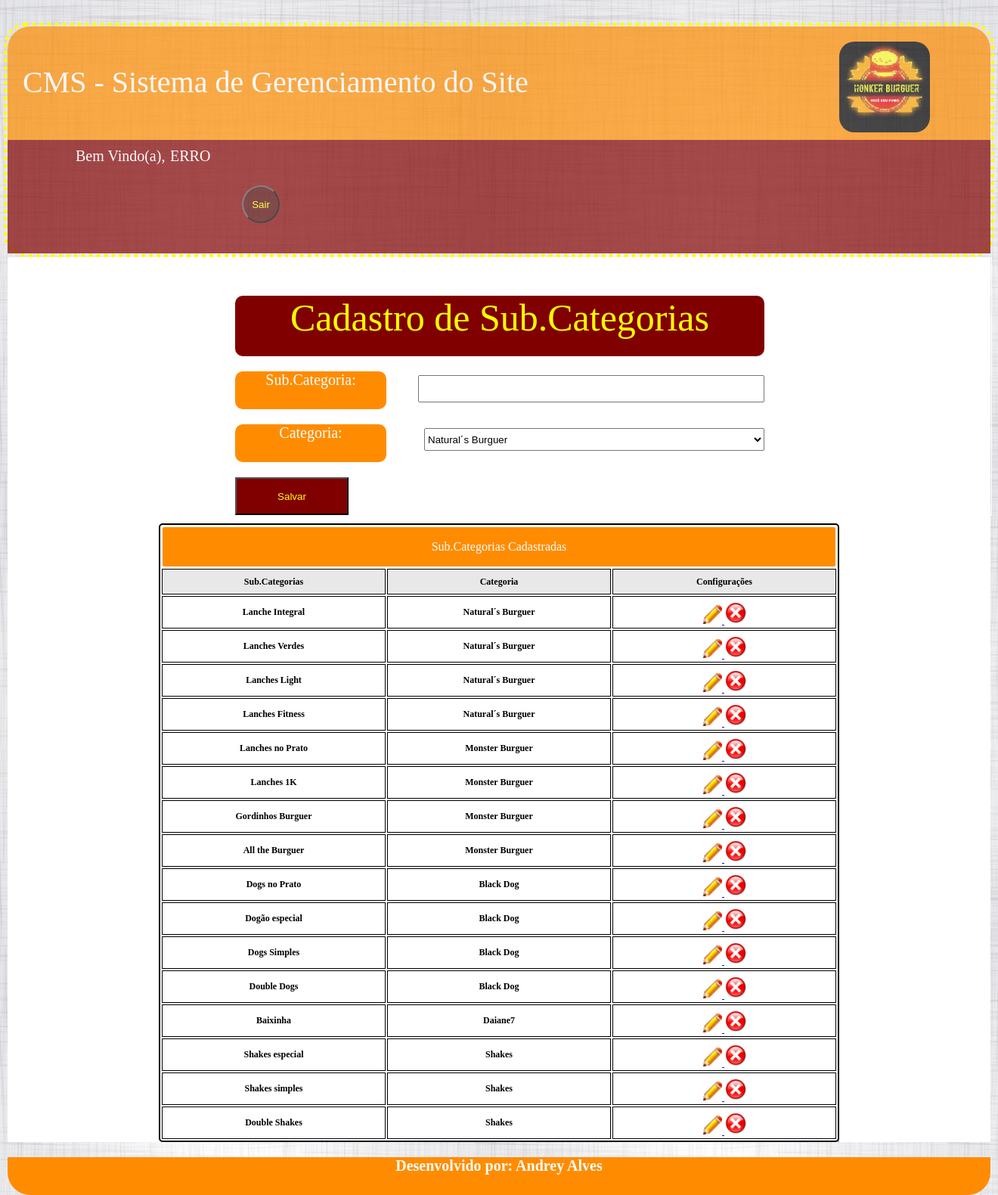
Before: /CMS/subcategoriaAdm.php with the older database file.
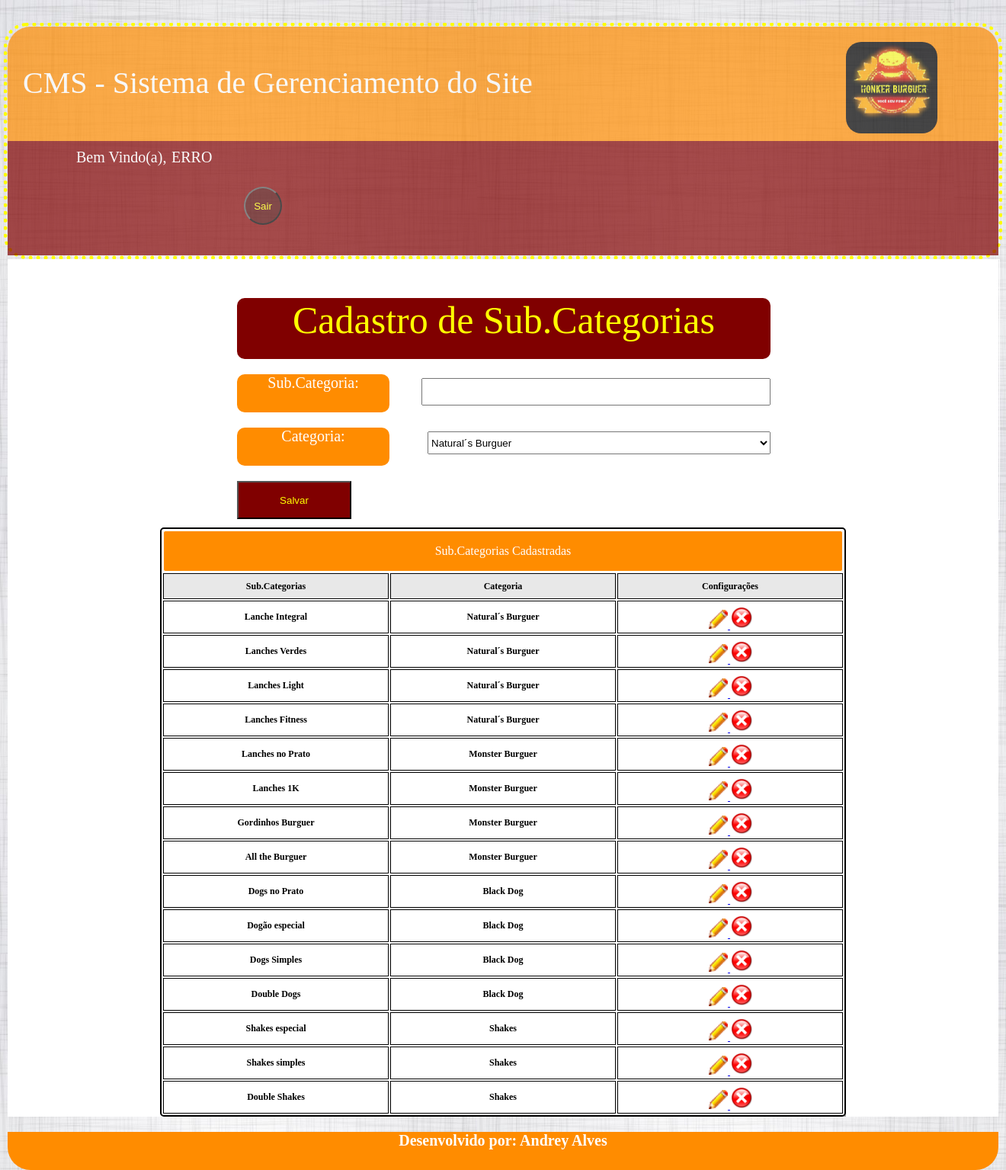
After: the same page with the newer database file.
### tables this page shows
CREATE TABLE `tblsubcat` (
  `idSubCat` int(11) NOT NULL AUTO_INCREMENT,
  `idCategoria` int(11) DEFAULT NULL,
  `subcat` varchar(45) DEFAULT NULL,
  PRIMARY KEY (`idSubCat`),
  KEY `idCategoria_idx` (`idCategoria`),
  CONSTRAINT `idCategoria` FOREIGN KEY (`idCategoria`) REFERENCES `tblcategorias` (`idCategoria`) ON DELETE NO ACTION ON UPDATE NO ACTION
);

CREATE TABLE `tblcategorias` (
  `idCategoria` int(11) NOT NULL AUTO_INCREMENT,
  `categoria` varchar(45) DEFAULT NULL,
  PRIMARY KEY (`idCategoria`)
);

### CMS/subcategoriaAdm.php (the view, shortened to what this page needs)
<?php
	$botao="Salvar";
	$subcat="";
?>
<!DOCTYPE html>
<html>
	<head>
		<link rel="stylesheet" type="text/css" href="CSS/styleAdm.css">
	</head>
	<body>
		<div id="principal">
			<header>
				<div id="conteudoheader">
					<div id="titulocms">
						<p>
							<a href="CMS.php" title="Voltar"> CMS - Sistema de Gerenciamento do Site </a>
						</p>
					</div>
					<div id="logo">
						<div>
							<img id="logoimg" src="Imagens/logoprincipal.jpg" alt=""/>
						</div>
					</div>
				</div>
			</header>
			<?php include('menuAdm.php'); ?>
			<section>
				<form name="frmsubcategorias" method="post" action="subcategoriaAdm.php">
					<div id="conteudoProduto">
						<div id="tituloinformacoes">
							<p>
								Cadastro de Sub.Categorias
							</p>
						</div>
						<div class="areadetexto_produtos">
							<p>
								Sub.Categoria:
							</p>
						</div>
						<div class="areadoinput_produtos">
							<input class="inputProduto" type="Text" name="txtSubCat" value="<?php echo($subcat); ?>">
						</div>
						<div class="areadetexto_integrantes">
							<p>Categoria:</p>
						</div>
						<div class="areadoinput_integrantes">
							<select class="inputBanda" name="optcategoria">
								<?php
									$sql = "select * from tblcategorias";
									$select=mysql_query($sql);
									while($rsconsulta=mysql_fetch_array($select)){
								?>
									<option value="<?php echo($rsconsulta['idCategoria']); ?>">
										<?php
											echo($rsconsulta['categoria']);
										?>
									</option>
								<?php
									}
								?>
							</select>
						</div>
						<div>
							<input id="salvar" value="<?php echo($botao); ?>" type="submit" name="btnSalvar">
						</div>
					</div>
				</form>
					<div id="consulta">
						<table id="tblconsulta">
							<tr>
								<td colspan="8" class="titulo_tabela_consulta">Sub.Categorias Cadastradas</td>
							 </tr>
							<tr>
								<td class="tblconsulta_td">Sub.Categorias</td>
								<td class="tblconsulta_td">Categoria</td>
								<td class="tblconsulta_td">Configurações</td>
							</tr>
							<?php
								$sql = "select * from tblsubcat as s
												inner join
												tblcategorias as c
												on s.idCategoria = c.idCategoria";
								$select = mysql_query($sql);
								while($rsconsulta = mysql_fetch_array($select)){
							?>
							<tr class="tblconsulta_tr">
								<td rowspan="1"><?php echo($rsconsulta['subcat']); ?></td>
								<td rowspan="1"><?php echo($rsconsulta['categoria']); ?></td>
								<td rowspan="1">
									<a href="subcategoriaAdm.php?modo=editar&codigo=<?php echo($rsconsulta['idSubCat']);?>">
										<img class="iconesAdm" src="icones/Modify16.png">
									</a>
									<a href="subcategoriaAdm.php?modo=excluir&codigo=<?php echo($rsconsulta['idSubCat']);?>">
										<img id="iconesAdmDelete" src="icones/error.png">
									</a>
								</td>
							</tr>
							<?php
								}
							?>
						</table>
					</div>
			</section>
			<?php include('rodapeAdm.php'); ?>
	</body>
</html>

### CMS/menuAdm.php (shortened to what this page needs)
<nav>
			<div id="login">
				<div id="bemvindo">
					<p>
						Bem Vindo(a),
					</p>
				</div>
				<div id="nomeusuario">
					<p>
						<?php
							if(isset($_SESSION['nome'])){
								echo($_SESSION['nome']);
							} else {
								echo("ERRO");
							}
						?>
					</p>
				</div>
				<div id="btnlogout">
				<form name="frmSair" method="post" action="menuAdm.php">
					<input id="botaologout" type="submit" name="btnlogout" value="Sair">
				</form>
				</div>
			</div>
	</div>

### CMS/rodapeAdm.php
<footer>
	<p>
		Desenvolvido por: Andrey Alves
	</p>
</footer>

### CMS/CSS/styleAdm.css (style rules this page uses)
body { margin:auto; background-image:url("../Imagens/fundo6.jpg"); font-family:Berlin Sans FB; }
.iconesAdm { width:25px; height:25px; margin-left:2px }
#iconesAdmDelete { width:30px; height:30px; margin-top:5px; }
#principal { width:1300px; height:auto; margin-top:30px; margin-left:auto; margin-right:auto; margin-bottom,:auto; border-radius:30px; border:5px dotted #FFFF00; }
header { width:100%; height:150px; background-color:#FF8C00; margin:auto; filter:alpha(opacity=70); opacity:0.7; z-index:5; border-radius:30px 30px 0px 0px; }
#conteudoheader { width:100%; height:150px; border:0px solid; }
#titulocms { width:700px; height:100px; margin-top:20px; margin-left:20px; border:0px solid; color:#fff; float:left; }
#titulocms p { font-size:40px; margin-top:30px; }
#titulocms a { color:#fff; text-decoration:none; }
#logo { width:120px; height:120px; border:0px solid; margin-top:20px; margin-right:80px; float:right; }
#logoimg { width:120px; height:120px; border-radius:20px; }
nav { width:100%; height:150px; border:0px solid; filter:alpha(opacity=70); margin:auto; opacity:0.7; background-color:#800000; }
#login { width:280px; height:110px; border:0px solid #fff; margin-top:5px; margin-left:80px; border-radius:5px; float:left; }
#bemvindo { width:135px; height:35px; border:0px solid; float:left; }
#bemvindo p { font-size:20px; margin-top:5px; margin-left:10px; color:#fff; }
#nomeusuario { width:auto; height:35px; margin-left:0px; border:0px solid; float:left; }
#nomeusuario p { font-size:20px; margin-top:5px; margin-left:0px; color:#fff; }
#btnlogout { margin-top:55px; float:right; }
#botaologout { width:50px; height:50px; margin-top:0px; background-color:#500000; color:#FFFF00; border-radius:100px; }
section { height:auto; background-color:#fff; border:0px solid; width:1300px; margin:auto; height:auto; }
#salvar { width:150px; height:50px; margin-left:300px; margin-top:20px; background-color:#800000; color:#FFFF00; }
#tituloinformacoes { width:700px; height:80px; background-color:#800000; color:#FFFF00; border-radius:10px; margin:auto; }
#tituloinformacoes p { font-size:50px; text-align:center; }
.areadetexto_integrantes { width:200px; height:50px; background-color:#FF8C00; border-radius:10px; margin-left:300px; border:0px solid; }
.areadetexto_integrantes p { font-size:20px; text-align:center; color:#fff; }
.areadoinput_integrantes { width:auto; height:auto; margin-top:-45px; margin-right:300px; float:right; border:0px solid; }
.inputBanda { width:450px; height:30px; resize:none; }
#consulta { width:900px; height:auto; background-color:#FFFFFF; margin:auto; overflow:auto; border:0px solid; }
#tblconsulta { width:100%; height:auto; margin-left:auto; margin-right:auto; margin-top:10px; border:solid 2px; border-color:#000000; border-radius:5px 5px 5px 5px; box-shadow:5px 5px 5px #aaa; }
.titulo_tabela_consulta { background-color:#FF8C00; font-family:verdana; font-size:16px; text-align:center; height:50px; color:#ffffff; border-radius:3px 3px 3px 3px; }
.tblconsulta_td { width:100px; border:solid 0px; border-color:#CCCCCC; font-family:verdana; font-size:12px; font-weight:bold; height:30px; text-align:center; border-color:#DCDCDC; background-color:#E8E8E8; }
.tblconsulta_tr { max-width:100px; border:solid 1px; border-color:#CCCCCC; font-family:verdana; font-size:12px; font-weight:bold; height:25px; text-align:center; border-color:#DCDCDC; background-color:#ffffff; }
#conteudoProduto { width:100%; height:auto; border:1px solid #fff; }
.inputProduto { width:450px; height:30px; margin-right:50px; resize:none; }
.areadoinput_produtos { width:auto; height:auto; margin-top:-45px; margin-right:250px; float:right; border:0px solid; }
.areadetexto_produtos { width:200px; height:50px; background-color:#FF8C00; border-radius:10px; margin-left:300px; border:0px solid; font-size:20px; text-align:center; color:#fff; }
.areadetexto_produtos p { font-size:20px; text-align:center; color:#fff; }
#tblconsulta td { width:20%; border:solid 1px; }
footer { width:1300px; height:50px; margin: auto; border:0px solid; background-color:#FF8C00; border-radius:0px 0px 30px 30px; }
footer p { text-align:center; font-weight:bold; font-size:20px; color:#fff; }

Changed rows visible on the page:
removed tblsubcat: subcat "Baixinha", idCategoria.categoria "Daiane7"
